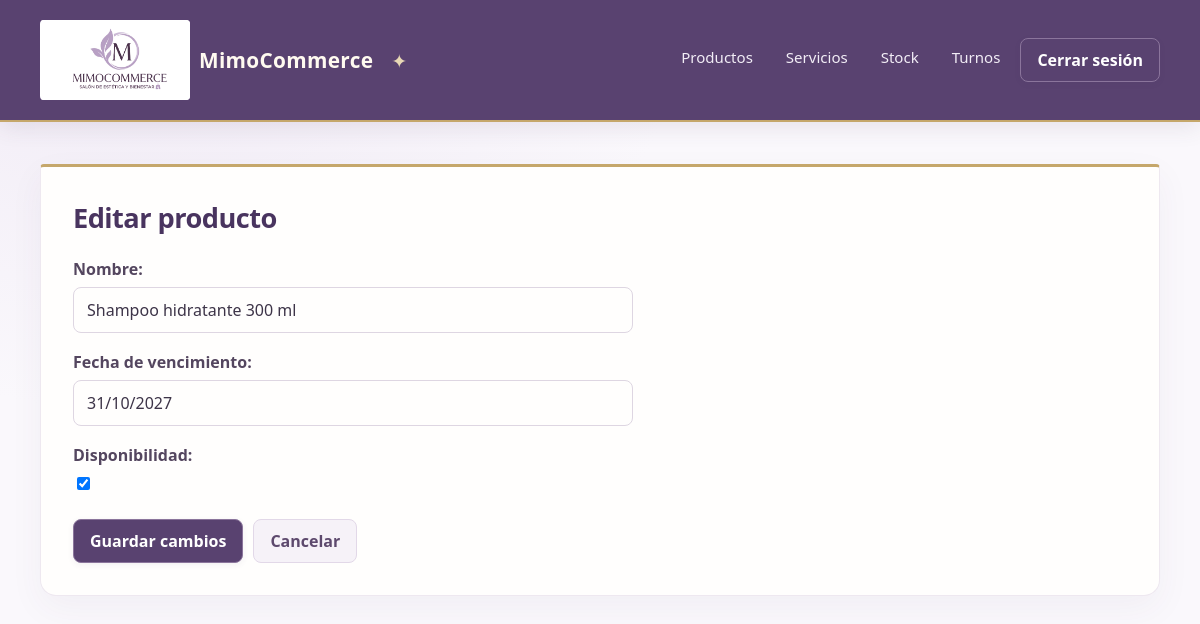
The page /productos/8/editar/ (signed in) on the database its author committed.
### apps/productos/models.py (models this page shows, shortened)
class Producto(models.Model):
    nombre = models.CharField(max_length=100)
    fecha_de_vencimiento = models.DateField()
    disponibilidad = models.BooleanField(default=True)

### apps/productos/views.py (the view)
# urls.py: path('<int:pk>/editar/', ProductoUpdateView.as_view(), name='producto_update'),
class ProductoUpdateView(LoginRequiredMixin, UpdateView):
    model = Producto
    fields = '__all__'
    template_name = 'productos/update.html'
    success_url = reverse_lazy('productos:producto_list')

### apps/empresa/views.py (called while the page is built)
def empresa_encabezado(request):
    return {'empresa_encabezado': Empresa.objects.order_by('pk').first()}

### templates/productos/update.html (shortened to what this page needs)
{% extends 'base/base.html' %}
{% block contentido %}
    <h1>Editar producto</h1>
    <form method="post">
        {{ form.as_p }}
        <div class="form-actions">
            <button type="submit">Guardar cambios</button>
            <a class="button button-secondary" href="{% url 'productos:producto_list' %}">Cancelar</a>
        </div>
    </form>
{% endblock contentido %}

### static/css/estilos.css (style rules this page uses)
:root { color-scheme: light; font-family: "Segoe UI", Arial, sans-serif; color: #3d3448; background: #faf8fc; font-synthesis: none; text-rendering: optimizeLegibility; --plum: #594270; --plum-deep: #49345f; --lavender: #f2edf6; --gold: #c5a76b; --gold-light: #e8d8b5; }
* { box-sizing: border-box; }
body { min-width: 320px; min-height: 100vh; margin: 0; background: radial-gradient(ellipse at 12% 0%, #f0eaf5 0, transparent 34rem), #faf8fc; }
h1 { margin: 0 0 22px; color: var(--plum-deep); font-size: 1.7rem; font-weight: 600; letter-spacing: -.02em; }
.button, button { display: inline-block; border: 1px solid #8b759c; border-radius: 8px; padding: 10px 16px; background: var(--plum); color: #fff; font: inherit; font-weight: 550; text-decoration: none; cursor: pointer; box-shadow: 0 2px 6px #49345f12; transition: background .18s ease, transform .18s ease, box-shadow .18s ease, border-color .18s ease; }
.button-secondary { border-color: #e2d8e8; background: #f6f2f8; color: #5d496d; box-shadow: none; }
form p { margin: 0 0 18px; }
label { display: block; margin-bottom: 7px; color: #54465f; font-weight: 550; }
input, select, textarea { width: 100%; max-width: 560px; padding: 11px 13px; border: 1px solid #ded6e2; border-radius: 8px; background: #fffefd; color: #3d3448; font: inherit; transition: border-color .18s ease, box-shadow .18s ease; }
input[type="checkbox"] { width: auto; }
.form-actions { display: flex; flex-wrap: wrap; align-items: center; gap: 10px; margin-top: 24px; }

### rows shown on the page
Producto: nombre "Shampoo hidratante 300 ml", fecha_de_vencimiento "31/10/2027", disponibilidad "☑"
